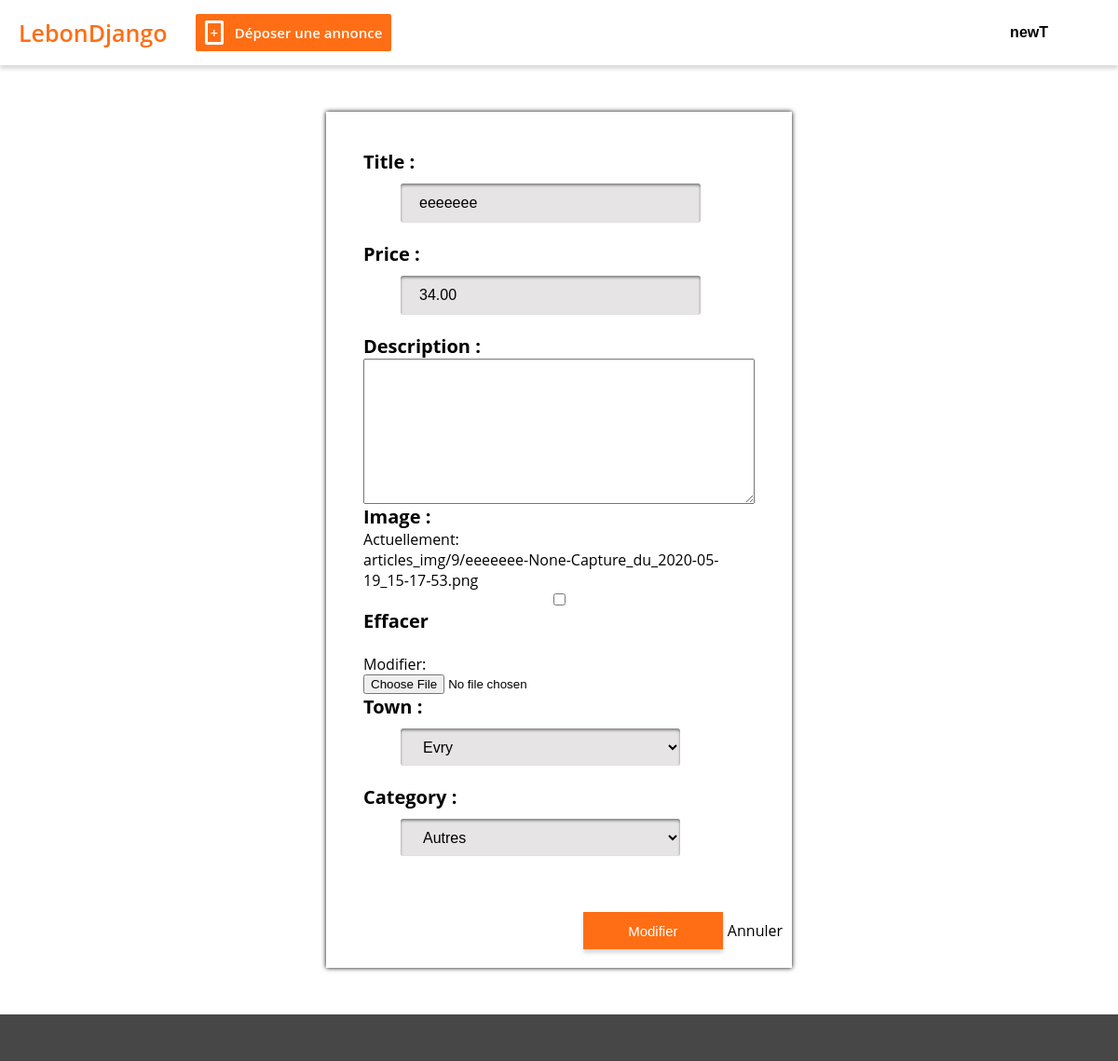
The app's page /article/update/26 (signed in), older data.
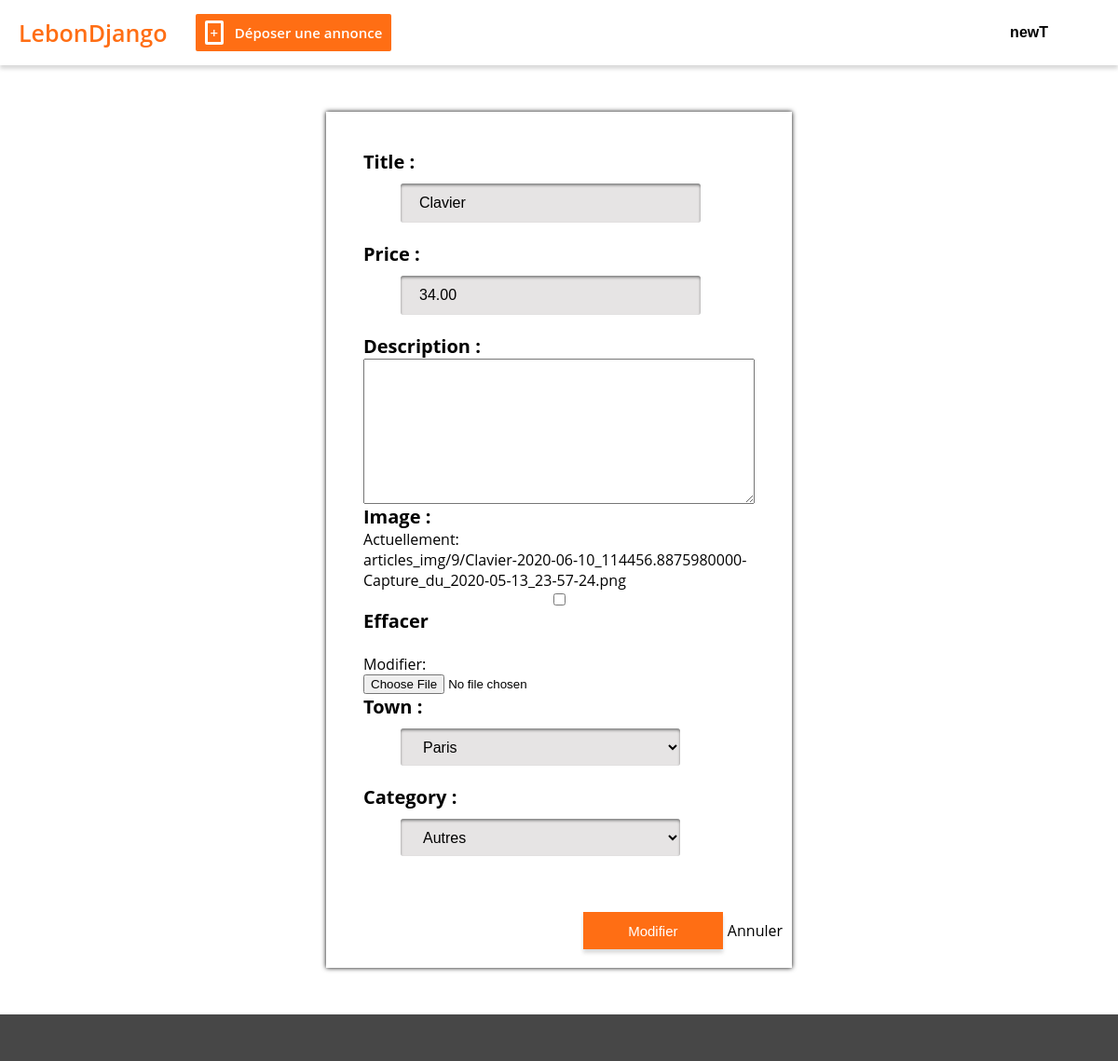
The same page, newer data.
### articles/models.py (models this page shows, shortened)
class Articles(models.Model):
    title = models.CharField(max_length=150, null=False)
    price = models.DecimalField(max_digits=100000, decimal_places=2, null=False)
    description = models.TextField(null=True, blank=True)
    image = models.ImageField(upload_to=image_path, null=True, blank=True)
    timestamp = models.DateTimeField(auto_now_add=True, verbose_name="Date de parution")
    town = models.ForeignKey("Town", on_delete=models.SET_NULL, null=True)
    accepted = models.BooleanField(default=False)
    category = models.ForeignKey("Category", on_delete=models.CASCADE)
    owner = models.ForeignKey("user.Account", on_delete=models.CASCADE, null=True)
    class Meta:
        verbose_name = "Articles"
        ordering = ["-timestamp"]

### articles/views.py (the view)
# urls.py: path("article/update/<int:id>", views.update_view, name="update_article"),
@login_required(login_url="/user/login")
def update_view(request, id):
    instance = get_object_or_404(Articles, id=id)
    if request.POST:
        form = ArticleForm(request.POST, request.FILES or None, instance=instance)
        if form.is_valid():
            form.save()
            return redirect("user_ad")
    else:
        form = ArticleForm(instance=instance)
    return render(request, "articles/update_article.html", {"form": form})

### articles/forms.py
class ArticleForm(forms.ModelForm):
    class Meta:
        model = Articles
        fields = [
            "title",
            "price",
            "description",
            "image",
            "town",
            "category",
        ]

### articles/models.py (called while the page is built)
    def __str__(self):
        return self.name

    def __str__(self):
        return self.name

### articles/templates/articles/update_article.html
{% extends 'base.html' %}
{% block content%}
    <div>
        <form action="" method="POST" class="form" enctype="multipart/form-data"> {% csrf_token %}
            <div class="inputForm">{{form }}</div>
            <div class="btnDisplay" style="margin-bottom: 20px">
                <input type="submit" value="Modifier" class="updateBtn" />
                <div class="cancelBtn"><a href="{% url 'user_ad' %}">Annuler</a></div>
            </div>
        </form>
    </div>
{% endblock %}

Row changes from the older to the newer data that the page shows:
changed Articles "Autres": title "eeeeeee" → "Clavier"; town "Evry" → "Paris"
Text that changed along with them:
text no longer shown: "Title : Price : Description : Image : Actuellement: articles_img/9/eeeeeee-None-Capture_du_2020-05-19_15-17-53.png Effacer Modifier: Town : Category :"
text now shown: "Title : Price : Description : Image : Actuellement: articles_img/9/Clavier-2020-06-10_114456.8875980000-Capture_du_2020-05-13_23-57-24.png Effacer Modifier: Town : Category :"
